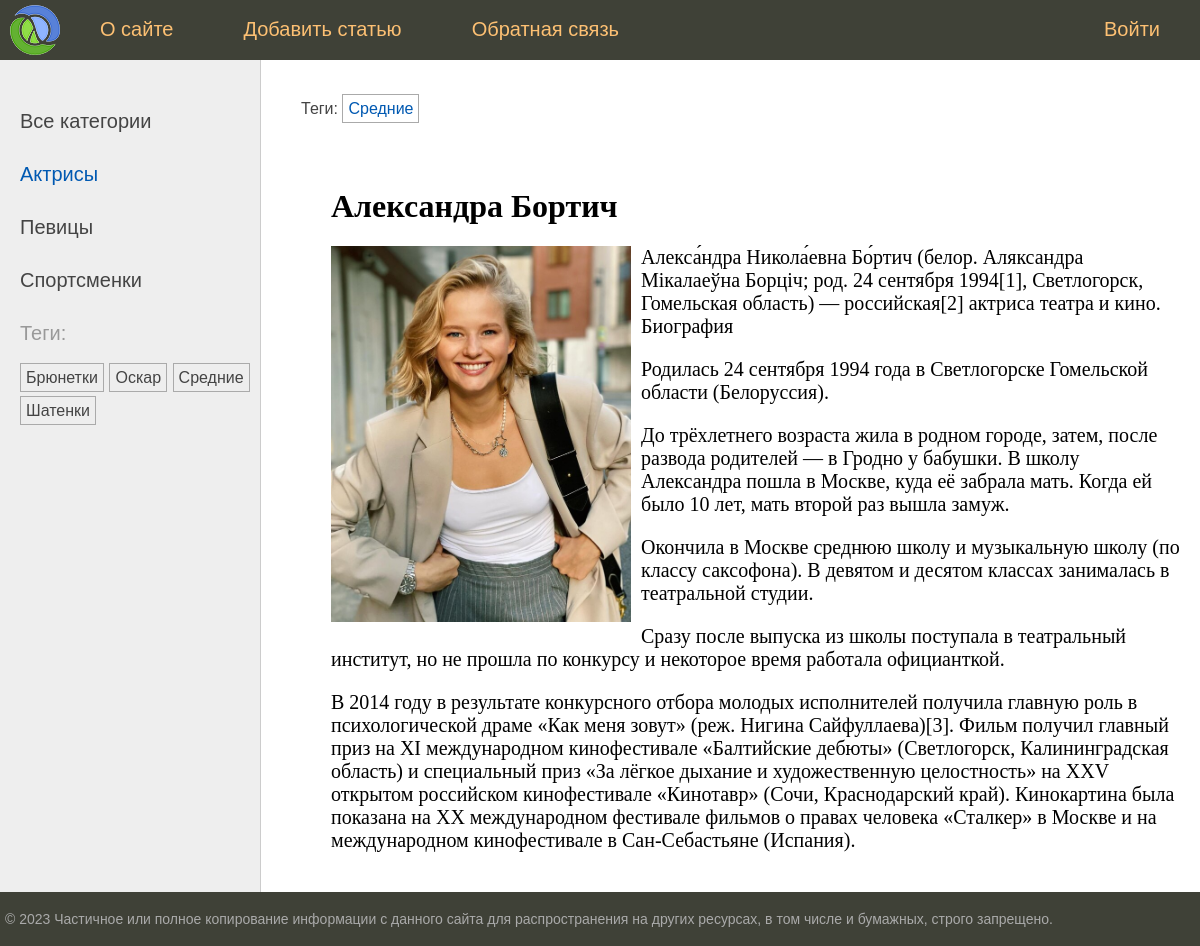
Page /post/aleksandra-bortich/ on the committed database.
### women/models.py (models this page shows, shortened)
class Category(models.Model):
    name = models.CharField(max_length=100, db_index=True, verbose_name="Категория")
    slug = models.SlugField(max_length=255, unique=True, db_index=True)
    def get_absolute_url(self):
        return reverse('category', kwargs={'cat_slug': self.slug})
    class Meta:
        verbose_name = "Категория"
        verbose_name_plural = "Категории"

class TagPost(models.Model):
    tag = models.CharField(max_length=100, db_index=True)
    slug = models.SlugField(max_length=255, unique=True, db_index=True)
    def get_absolute_url(self):
        return reverse('tag', kwargs={'tag_slug': self.slug})

class Women(models.Model):
    class Status(models.IntegerChoices):
        DRAFT = 0, 'Черновик'
        PUBLISHED = 1, 'Опубликовано'
    title = models.CharField(max_length=255, verbose_name='Заголовок')
    slug = models.SlugField(max_length=255, unique=True, db_index=True, verbose_name='Slug',
                            validators=[MinLengthValidator(5, message="Минимум 5 символов"), MaxLengthValidator(100)])
    photo = models.ImageField(upload_to="photos/%Y/%m/%d/", default=None, blank=True, null=True, verbose_name="Фото")
    content = models.TextField(blank=True, verbose_name='Текст статьи')
    time_create = models.DateTimeField(auto_now_add=True, verbose_name='Время создания')
    time_update = models.DateTimeField(auto_now=True, verbose_name='Время изменения')
    is_published = models.BooleanField(choices=tuple(map(lambda x: (bool(x[0]), x[1]), Status.choices)),
                                       default=Status.PUBLISHED, verbose_name='Статус')
    cat = models.ForeignKey('Category', on_delete=PROTECT, related_name='posts', verbose_name='Категория')
    tags = models.ManyToManyField('TagPost', blank=True, related_name='tags', verbose_name='Теги')
    husband = models.OneToOneField('Husband', on_delete=models.SET_NULL, null=True, blank=True, related_name='woman',
                                   verbose_name='Муж')
    objects = models.Manager()
    published = PublishedManager()
    class Meta:
        verbose_name = "Известные женщины"
        verbose_name_plural = "Известные женщины"
        ordering = ['-time_create']
        indexes = [
            models.Index(fields=['-time_create'])
        ]

### women/views.py (the view)
# urls.py: path('post/<slug:post_slug>/', views.show_post, name='post'),
def show_post(request, post_slug):
    post = get_object_or_404(Women, slug=post_slug)
    data = {
        'title': post.title,
        'menu': menu,
        'post': post,
        'cat_selected': 1,
    }
    return render(request, 'women/post.html', data)

### women/templatetags/women_tags.py (called while the page is built)
@register.inclusion_tag('women/list_categories.html')
def show_categories(cat_selected=0):
    cats = Category.objects.annotate(total=Count("posts")).filter(total__gt=0)
    return {'cats': cats, 'cat_selected': cat_selected}

@register.inclusion_tag('women/list_tags.html')
def show_all_tags():
    tags = TagPost.objects.annotate(total=Count("tags")).filter(total__gt=0)
    return {'tags': tags}

### women/templates/women/post.html
{% extends 'base.html' %}
{% block breadcrumbs %}
{% with post.tags.all as tags %}
{% if tags %}
<ul class="tags-list">
    <li>Теги:</li>
    {% for t in tags %}
    <li><a href="{{ t.get_absolute_url }}">{{ t.tag }}</a> </li>
    {% endfor %}
</ul>
{% endif %}
{% endwith %}
{% endblock %}
{% block content %}
<h1>{{ post.title }}</h1>
{% if post.photo %}
<p><img class="img-article-left" src="{{ post.photo.url }}"></p>
{% endif %}
{{ post.content|linebreaks }}
{% endblock %}

### templates/base.html (shortened to what this page needs)
{% load static %}
{% load women_tags %}
<!DOCTYPE html>
<html>
<head>
	<link type="text/css" href="{% static 'women/css/styles.css' %}" rel="stylesheet" />
</head>
<body>
<table class="table-page" border=0 cellpadding="0" cellspacing="0">
<tr><td valign=top>
{% block mainmenu %}
		<div class="header">
			<ul id="mainmenu" class="mainmenu">
			<li class="logo"><a href="{% url 'home' %}"><div class="logo"></div></a></li>
{% for m in menu %}
	{% if not forloop.last %}<li>{% else %}<li class="last">{% endif %}
		<a href="{% url m.url_name %}">{{m.title}}</a></li>
{% endfor %}
			</ul>
		</div>
{% endblock mainmenu %}
<table class="table-content" border=0 cellpadding="0" cellspacing="0">
<tr>
	<td valign="top" class="left-chapters">
	<ul id="leftchapters">
		{% if cat_selected == 0 %}
		<li class="selected">Все категории</li>
		{% else %}
		<li><a href="{% url 'home' %}">Все категории</a> </li>
		{% endif %}
		{% show_categories cat_selected %}
		<li>
		{% show_all_tags %}
		</li>
	</ul>
</td>
<td valign="top" class="content">
	{% block breadcrumbs %}
	{% endblock %}
	<div class="content-text">
{% block content %}
{% endblock %}
	</div>
</td></tr></table>
</td></tr>
<tr><td valign=top>
	<div id="footer">
		<p>&copy; 2023 Частичное или полное копирование информации с данного сайта для распространения на других ресурсах, в том числе и бумажных, строго запрещено.</p>
	</div>
</td></tr></table>
</body>
</html>

### women/templates/women/list_categories.html
{% for cat in cats %}
{% if cat.id == cat_selected %}
<li class="selected">{{ cat.name }}</li>
{% else %}
<li><a href="{{ cat.get_absolute_url }}">{{ cat.name }}</a> </li>
{% endif %}
{% endfor %}

### women/templates/women/list_tags.html
{% if tags %}
    <p>Теги:</p>
    <ul class="tags-list">
        {% for t in tags %}
        <li><a href="{{ t.get_absolute_url }}">{{ t.tag }}</a></li>
        {% endfor %}
    </ul>
{% endif %}

### rows in the picture
Category: name "Актрисы"
Category: name "Певицы"
Category: name "Спортсменки"
TagPost: tag "Брюнетки"
TagPost: tag "Оскар"
TagPost: tag "Средние"
TagPost: tag "Шатенки"
Women: title "Александра Бортич", photo (picture), content "Алекса́ндра Никола́евна Бо́ртич (белор. Аляксандра Мікалаеўна Борціч; род. 24 сентября 1994[1], Светлогорск, Гомельская область) — российская[2] актриса театра и кино. Биография Родилась 24 сентября 1994 года в Светлогорске Гомельской области (Белоруссия). До трёхлетнего возраста жила в родном городе, затем, после развода родителей — в Гродно у бабушки. В школу Александра пошла в Москве, куда её забрала мать. Когда ей было 10 лет, мать второй раз вышла замуж. Окончила в Москве среднюю школу и музыкальную школу (по классу саксофона). В девятом и десятом классах занималась в театральной студии. Сразу после выпуска из школы поступала в театральный институт, но не прошла по конкурсу и некоторое…"

### other values in the picture
{{ m.title }} "О сайте" "Добавить статью" "Обратная связь" "Войти"
